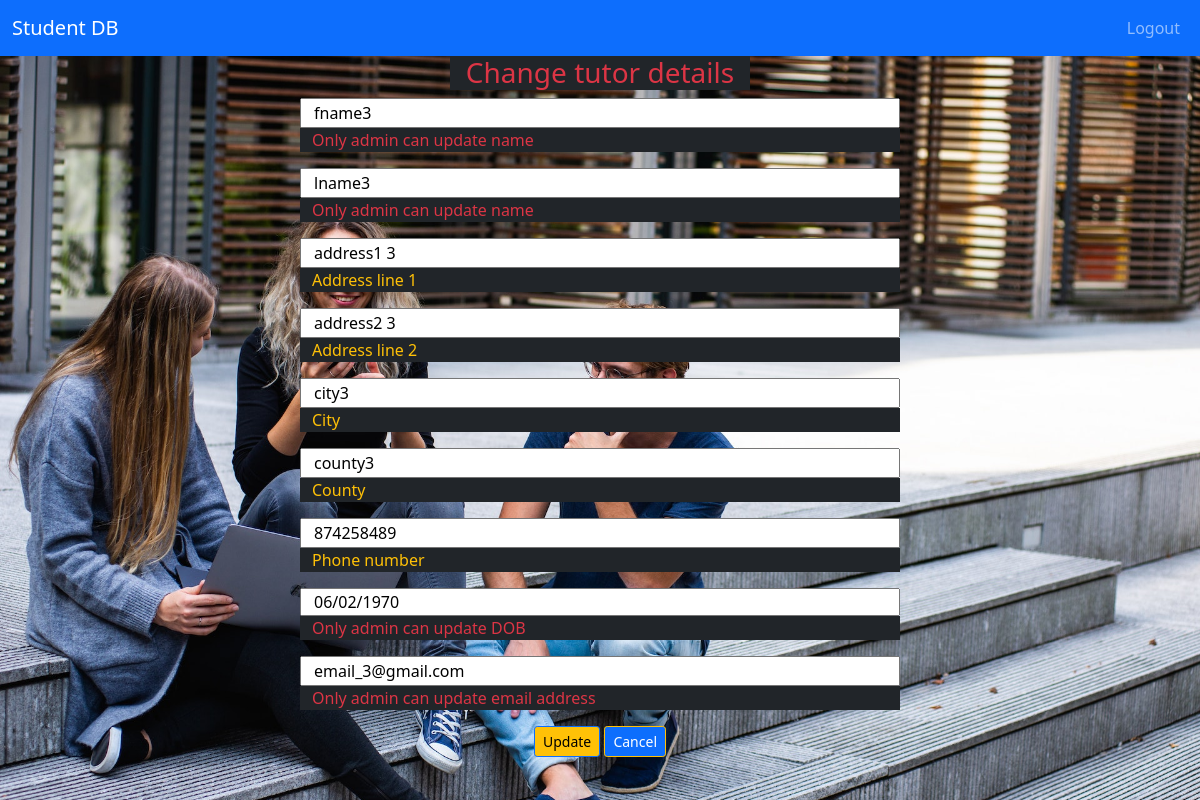
The app's page /update_tutor_profile/3 (signed in), older data.
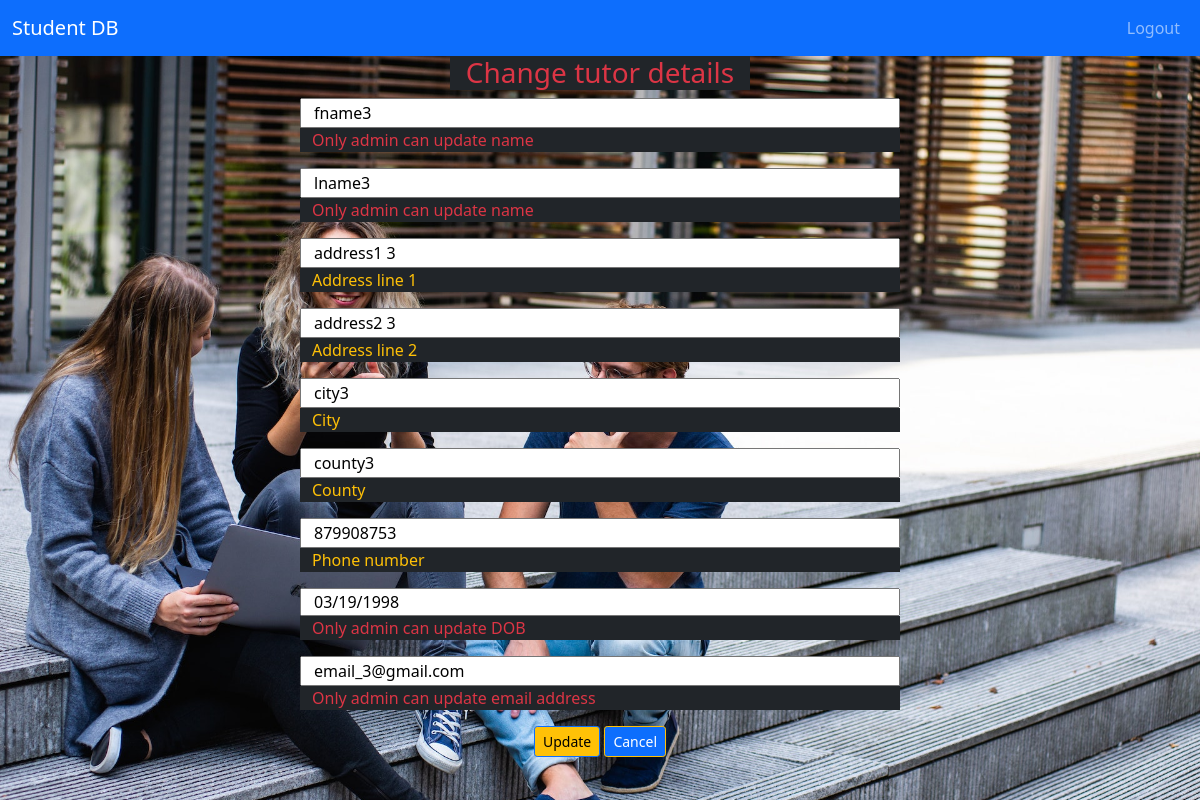
The same page, newer data.
### application/models.py (models this page shows, shortened)
class Tutors(db.Model):
    id = db.Column(db.Integer, primary_key=True)
    t_modules = db.relationship('Modules', cascade="all,delete", backref='tutors') # FK ref Modules
    tutor_fname = db.Column(db.String(30), nullable=False)
    tutor_lname = db.Column(db.String(30), nullable=False)
    tutor_address1 = db.Column(db.String(50), nullable=False)
    tutor_address2 = db.Column(db.String(50), nullable=False)
    tutor_city = db.Column(db.String(30), nullable=False)
    tutor_county = db.Column(db.String(30), nullable=False)
    tutor_phone = db.Column(db.String(20), nullable=False)
    tutor_DOB = db.Column(db.Date, nullable=False)
    tutor_email = db.Column(db.String(50), nullable=False)
    tutor_password_ff = db.Column(db.String(50), nullable=False)
    authority_lvl = db.Column(db.Integer, nullable=False)

### application/routes.py (the view, shortened to what this page needs)
@app.route("/update_tutor_profile/<int:tutor_id>", methods=["GET", "POST"])
def update_tutor_profile(tutor_id):
    if session['user_email']:
        form = TutorForm()
        tutor = Tutors.query.filter_by(id=tutor_id).first()
    return render_template("update_tutor_profile.html", form=form, tutor=tutor)

### templates/update_tutor_profile.html (shortened to what the changed rows need)
{% extends "base.html" %}
{% block content %}
    <div class="row m-auto w-50">
        <div class="">
            <div class="">
                <div class="row">
                    <form class="" method="POST" action="{{ url_for('update_tutor_profile', tutor_id=tutor.id) }}">
                        <div class="row">
                            {% if session['user_email'] == "admin@admin.com" %}
                            {{ form.tutor_fname(class="form-input small-input", value=tutor.tutor_fname) }}
                            <span class="text-warning bg-dark">Forename</span>
                            {% else %}
                            {{ form.tutor_fname(readonly=true, class="form-input small-input", value=tutor.tutor_fname) }}
                            <span class="text-danger bg-dark">Only admin can update name</span>
                            {% endif %}
                        </div>
                        <div class="row">
                            {% if session['user_email'] == "admin@admin.com" %}
                            {{ form.tutor_lname(class="form-input small-input", value=tutor.tutor_lname) }}
                            <span class="text-warning bg-dark">Surname</span>
                            {% else %}
                            {{ form.tutor_lname(readonly=true, class="form-input small-input", value=tutor.tutor_lname) }}
                            <span class="text-danger bg-dark">Only admin can update name</span>
                            {% endif %}
                        </div>
                        <div class="row">
                            {{ form.tutor_address1(class="form-input small-input", value=tutor.tutor_address1) }}
                            <span class="text-warning bg-dark">Address line 1</span>
                        </div>
                        <div class="row">
                        {{ form.tutor_address2(class="form-input small-input", value=tutor.tutor_address2) }}
                        <span class="text-warning bg-dark">Address line 2</span>
                        </div>
                        <div class="row">
                            {{ form.tutor_city(class="form-input small-input", value=tutor.tutor_city) }}
                            <span class="text-warning bg-dark">City</span>
                        </div>
                        <div class="row">
                            {{ form.tutor_county(class="form-input small-input", value=tutor.tutor_county) }}
                            <span class="text-warning bg-dark">County</span>
                        </div>
                        <div class="row">
                            {{ form.tutor_phone(class="form-input small-input", value=tutor.tutor_phone) }}
                            <span class="text-warning bg-dark">Phone number</span>
                        </div>
                        <div class="row">
                            {% if session['user_email'] == "admin@admin.com" %}
                            {{ form.tutor_DOB(class="form-input small-input", value=tutor.tutor_DOB) }}
                            <span class="text-warning bg-dark">Date of birth</span>
                            {% else %}
                            {{ form.tutor_DOB(readonly=true, class="form-input small-input", value=tutor.tutor_DOB) }}
                            <span class="text-danger bg-dark">Only admin can update DOB</span>
                            {% endif %}
                        </div>
                        <div class="row">
                            {% if session['user_email'] == "admin@admin.com" %}
                            {{ form.tutor_email(class="form-input small-input", value=tutor.tutor_email) }}
                            <span class="text-warning bg-dark">Email address</span>
                            {% else %}
                            {{ form.tutor_email(readonly=true, class="form-input small-input", value=tutor.tutor_email) }}
                            <span class="text-danger bg-dark">Only admin can update email address</span>
                            {% endif %}
                        </div>
                    </form>
                </div>
            </div>
        </div>
    </div>
{% endblock %}

Row changes from the older to the newer data that the page shows:
changed Tutors "fname3": tutor_phone "874258489" → "879908753"; tutor_DOB "06/02/1970" → "03/19/1998"
